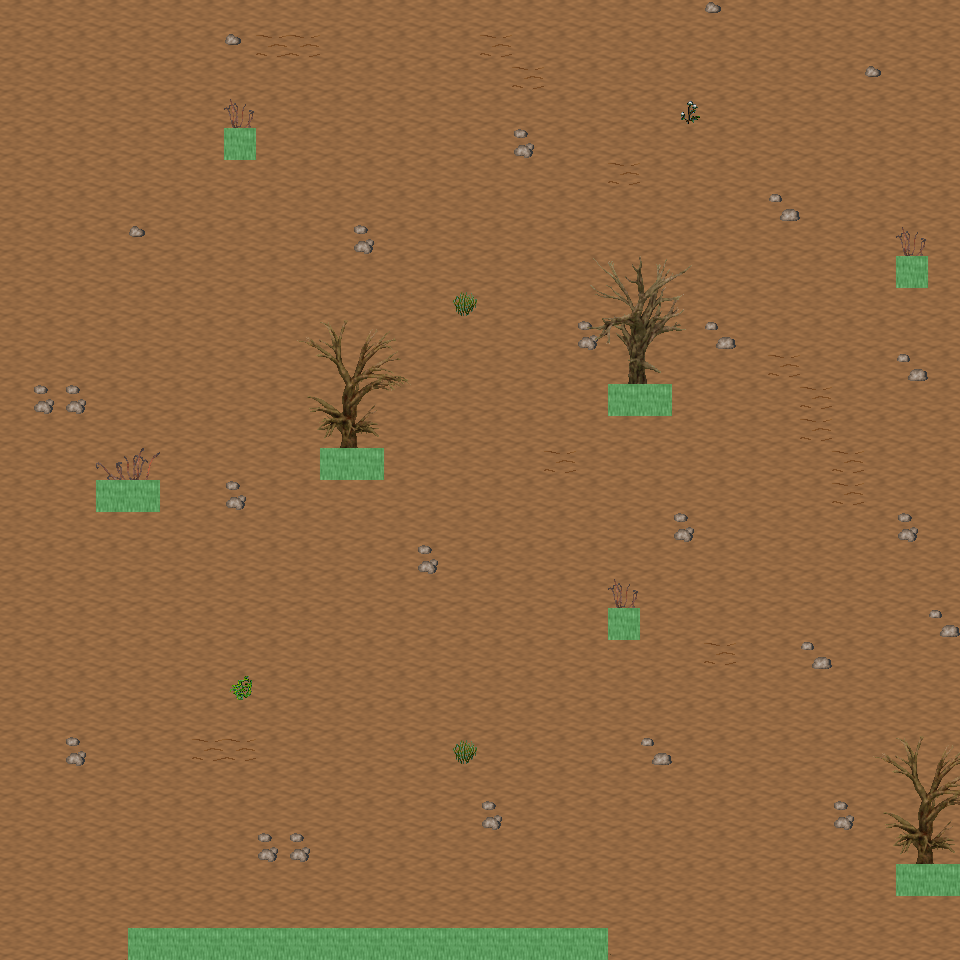

Tiled map render using the project's own tile images. Description and the map definition, with tile-layer contents summarised, below:
An orthogonal 30x30 tile map with 32x32 px tiles, 6 tile layers (Ground, Object, Object2, Above, ...), 29 tilesets and 6 objects (6x mapExit).

<map version="1.0" orientation="orthogonal" renderorder="right-down" width="30" height="30" tilewidth="32" tileheight="32" nextobjectid="7">
  <tileset firstgid="1" name="tileset_ground_ground" tilewidth="32" tileheight="32" tilecount="33" columns="3">
    <image source="../drawable/tileset_ground_ground.png" width="96" height="352" />
  </tileset>
  <tileset firstgid="34" name="tileset_ground_ridge_earth_dark" tilewidth="32" tileheight="32" tilecount="96" columns="12">
    <image source="../drawable/tileset_ground_ridge_earth_dark.png" width="384" height="256" />
  </tileset>
  <tileset firstgid="130" name="tileset_ground_rock_pebbles" tilewidth="32" tileheight="32" tilecount="3" columns="1">
    <image source="../drawable/tileset_ground_rock_pebbles.png" width="32" height="96" />
  </tileset>
  <tileset firstgid="133" name="tileset_ground_ladder_steps" tilewidth="32" tileheight="32" tilecount="6" columns="3">
    <image source="../drawable/tileset_ground_ladder_steps.png" width="96" height="64" />
  </tileset>
  <tileset firstgid="139" name="tileset_ground_grass_edges" tilewidth="32" tileheight="32" tilecount="36" columns="12">
    <image source="../drawable/tileset_ground_grass_edges.png" width="384" height="96" />
  </tileset>
  <tileset firstgid="175" name="tileset_ground_grass_corners" tilewidth="32" tileheight="32" tilecount="24" columns="6">
    <image source="../drawable/tileset_ground_grass_corners.png" width="192" height="128" />
  </tileset>
  <tileset firstgid="199" name="tileset_ground_earth_edges" tilewidth="32" tileheight="32" tilecount="18" columns="6">
    <image source="../drawable/tileset_ground_earth_edges.png" width="192" height="96" />
  </tileset>
  <tileset firstgid="217" name="tileset_plant_flower_daisy_white" tilewidth="32" tileheight="32" tilecount="8" columns="2">
    <image source="../drawable/tileset_plant_flower_daisy_white.png" width="64" height="128" />
  </tileset>
  <tileset firstgid="225" name="tileset_item_corpse_huge_animal" tilewidth="32" tileheight="32" tilecount="16" columns="2">
    <image source="../drawable/tileset_item_corpse_huge_animal.png" width="64" height="256" />
  </tileset>
  <tileset firstgid="241" name="tileset_plant_grasses" tilewidth="32" tileheight="32" tilecount="6" columns="3">
    <image source="../drawable/tileset_plant_grasses.png" width="96" height="64" />
  </tileset>
  <tileset firstgid="247" name="tileset_plant_flower_daisy_blue" tilewidth="32" tileheight="32" tilecount="8" columns="2">
    <image source="../drawable/tileset_plant_flower_daisy_blue.png" width="64" height="128" />
  </tileset>
  <tileset firstgid="255" name="tileset_plant_flower_daisy_yellow" tilewidth="32" tileheight="32" tilecount="8" columns="2">
    <image source="../drawable/tileset_plant_flower_daisy_yellow.png" width="64" height="128" />
  </tileset>
  <tileset firstgid="263" name="tileset_plant_flower_daisy_red" tilewidth="32" tileheight="32" tilecount="8" columns="2">
    <image source="../drawable/tileset_plant_flower_daisy_red.png" width="64" height="128" />
  </tileset>
  <tileset firstgid="271" name="tileset_plant_bush_bushes" tilewidth="32" tileheight="32" tilecount="10" columns="5">
    <image source="../drawable/tileset_plant_bush_bushes.png" width="160" height="64" />
  </tileset>
  <tileset firstgid="281" name="tileset_plant_stump_stump_brown" tilewidth="32" tileheight="32" tilecount="4" columns="2">
    <image source="../drawable/tileset_plant_stump_stump_brown.png" width="64" height="64" />
  </tileset>
  <tileset firstgid="285" name="tileset_logic_creature_orc" tilewidth="32" tileheight="32" tilecount="6" columns="6">
    <image source="../drawable/tileset_logic_creature_orc.png" width="192" height="32" />
  </tileset>
  <tileset firstgid="291" name="tileset_logic_creature_gnome" tilewidth="32" tileheight="32" tilecount="6" columns="6">
    <image source="../drawable/tileset_logic_creature_gnome.png" width="192" height="32" />
  </tileset>
  <tileset firstgid="297" name="tileset_logic_portal" tilewidth="32" tileheight="32" tilecount="24" columns="8">
    <image source="../drawable/tileset_logic_portal.png" width="256" height="96" />
  </tileset>
  <tileset firstgid="321" name="tileset_logic_creature_animal" tilewidth="32" tileheight="32" tilecount="32" columns="8">
    <image source="../drawable/tileset_logic_creature_animal.png" width="256" height="128" />
  </tileset>
  <tileset firstgid="353" name="tileset_logic_collision" tilewidth="32" tileheight="32" tilecount="1" columns="1">
    <image source="../drawable/tileset_logic_collision.png" width="32" height="32" />
  </tileset>
  <tileset firstgid="354" name="tileset_plant_tree_dead_tree_5" tilewidth="32" tileheight="32" tilecount="20" columns="4">
    <image source="../drawable/tileset_plant_tree_dead_tree_5.png" width="128" height="160" />
  </tileset>
  <tileset firstgid="374" name="tileset_plant_tree_dead_tree_6" tilewidth="32" tileheight="32" tilecount="20" columns="4">
    <image source="../drawable/tileset_plant_tree_dead_tree_6.png" width="128" height="160" />
  </tileset>
  <tileset firstgid="394" name="tileset_plant_tree_dead_tree_7" tilewidth="32" tileheight="32" tilecount="20" columns="4">
    <image source="../drawable/tileset_plant_tree_dead_tree_7.png" width="128" height="160" />
  </tileset>
  <tileset firstgid="414" name="tileset_plant_bush_large_dead" tilewidth="32" tileheight="32" tilecount="2" columns="1">
    <image source="../drawable/tileset_plant_bush_large_dead.png" width="32" height="64" />
  </tileset>
  <tileset firstgid="416" name="tileset_plant_bush_large_wide_dead" tilewidth="32" tileheight="32" tilecount="4" columns="2">
    <image source="../drawable/tileset_plant_bush_large_wide_dead.png" width="64" height="64" />
  </tileset>
  <tileset firstgid="420" name="tileset_plant_grasses_wildland" tilewidth="32" tileheight="32" tilecount="4" columns="4">
    <image source="../drawable/tileset_plant_grasses_wildland.png" width="128" height="32" />
  </tileset>
  <tileset firstgid="424" name="tileset_object_skullsonspikes_l" tilewidth="32" tileheight="32" tilecount="12" columns="4">
    <image source="../drawable/tileset_object_skullsonspikes_l.png" width="128" height="96" />
  </tileset>
  <tileset firstgid="436" name="tileset_object_skullsonspikes_r" tilewidth="32" tileheight="32" tilecount="12" columns="4">
    <image source="../drawable/tileset_object_skullsonspikes_r.png" width="128" height="96" />
  </tileset>
  <tileset firstgid="448" name="tileset_logic_item_herb" tilewidth="32" tileheight="32" tilecount="5" columns="5">
    <image source="../drawable/tileset_logic_item_herb.png" width="160" height="32" />
  </tileset>
  <layer name="Ground" width="30" height="30">
    <data>[900 cells, 900 non-empty, 1 distinct tile ids]</data>
  </layer>
  <layer name="Object" width="30" height="30">
    <data>[900 cells, 42 non-empty, 10 distinct tile ids]</data>
  </layer>
  <layer name="Object2" width="30" height="30">
    <data>[900 cells, 28 non-empty, 12 distinct tile ids]</data>
  </layer>
  <layer name="Above" width="30" height="30">
    <data>[900 cells, 46 non-empty, 32 distinct tile ids]</data>
  </layer>
  <layer name="Above2" width="30" height="30">
    <data>[900 cells, 0 non-empty, 0 distinct tile ids]</data>
  </layer>
  <layer name="Walkable" width="30" height="30">
    <data>[900 cells, 26 non-empty, 1 distinct tile ids]</data>
  </layer>
  <objectgroup name="MapEvents">
    <object id="1" name="north" type="mapExit" x="0" y="0" width="960" height="32">
      <properties>
        <property name="map" value="level_0_x88_y59" />
        <property name="x" value="0" />
        <property name="y" value="28" />
      </properties>
    </object>
    </objectgroup>
</map>
<!-- 5 of 6 objects omitted -->
